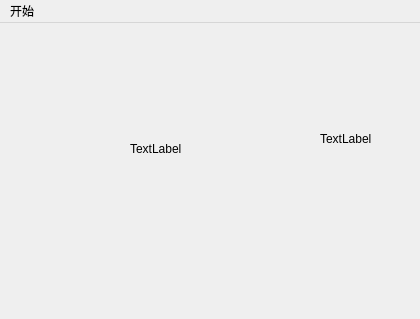
<?xml version="1.0" encoding="UTF-8"?>
<ui version="4.0">
 <class>MainScene</class>
 <widget class="QMainWindow" name="MainScene">
  <property name="geometry">
   <rect>
    <x>0</x>
    <y>0</y>
    <width>420</width>
    <height>319</height>
   </rect>
  </property>
  <property name="windowTitle">
   <string>MainScene</string>
  </property>
  <widget class="QWidget" name="centralWidget">
   <widget class="QLabel" name="intro">
    <property name="geometry">
     <rect>
      <x>130</x>
      <y>110</y>
      <width>54</width>
      <height>31</height>
     </rect>
    </property>
    <property name="text">
     <string>TextLabel</string>
    </property>
   </widget>
   <widget class="QLabel" name="intro1">
    <property name="geometry">
     <rect>
      <x>320</x>
      <y>110</y>
      <width>54</width>
      <height>12</height>
     </rect>
    </property>
    <property name="text">
     <string>TextLabel</string>
    </property>
   </widget>
  </widget>
  <widget class="QMenuBar" name="menuBar">
   <property name="geometry">
    <rect>
     <x>0</x>
     <y>0</y>
     <width>420</width>
     <height>21</height>
    </rect>
   </property>
   <widget class="QMenu" name="menu">
    <property name="title">
     <string>开始</string>
    </property>
    <addaction name="actionexit"/>
   </widget>
   <addaction name="menu"/>
  </widget>
  <action name="actionexit">
   <property name="text">
    <string>退出</string>
   </property>
  </action>
 </widget>
 <layoutdefault spacing="6" margin="11"/>
 <resources/>
 <connections/>
</ui>
